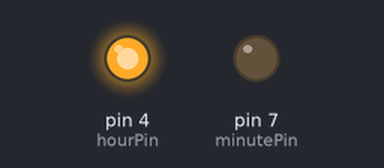
A sketch run on a simulated Arduino Uno, built with avr-gcc and run on an emulated ATmega328P. Parts: output pins drawn as LEDs (lit = HIGH). Pins used as bus, display or sensor lines are not drawn.

Above: at 0.5 s.
At 1.5 s:
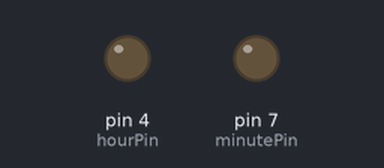
At 5.5 s:
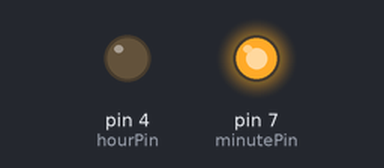
Timing chart, 0 to 6.9 s (numbered marks = the images above):
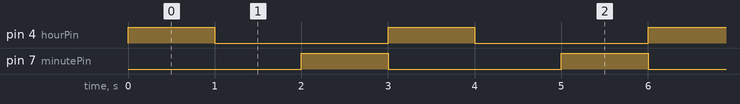

The sketch:

smartclock.ino
```cpp
// variables that won't change
const int alarmPowerPin = 2;
const int hourPin = 4;
const int minutePin = 7;

// variables that will change
// intializing starting hour and time
int currentHour = 1;
int currentMinute = 1;


void setup() {
  // put your setup code here, to run once:
  pinMode(alarmPowerPin, OUTPUT);
  pinMode(hourPin, OUTPUT);
  pinMode(minutePin, OUTPUT);
}

void loop() {
  // put your main code here, to run repeatedly:
  // pressing and keeping the alarm button on (high state)
  digitalWrite(alarmPowerPin, HIGH);
  // incrementing the hour by turning on the hour pin
  digitalWrite(hourPin, HIGH);
  delay(1000);
  digitalWrite(hourPin, LOW);
  delay(1000);

  // changing the minute now
  digitalWrite(minutePin, HIGH);
  delay(1000);
  digitalWrite(minutePin, LOW);

}
```

Measured:
- by itself, pin 4 (hourPin), pin 7 (minutePin): alternates HIGH for 1.0 s and LOW for 2.0 s
- by itself, everything shown: repeats every 3.0 s, in 4 steps
